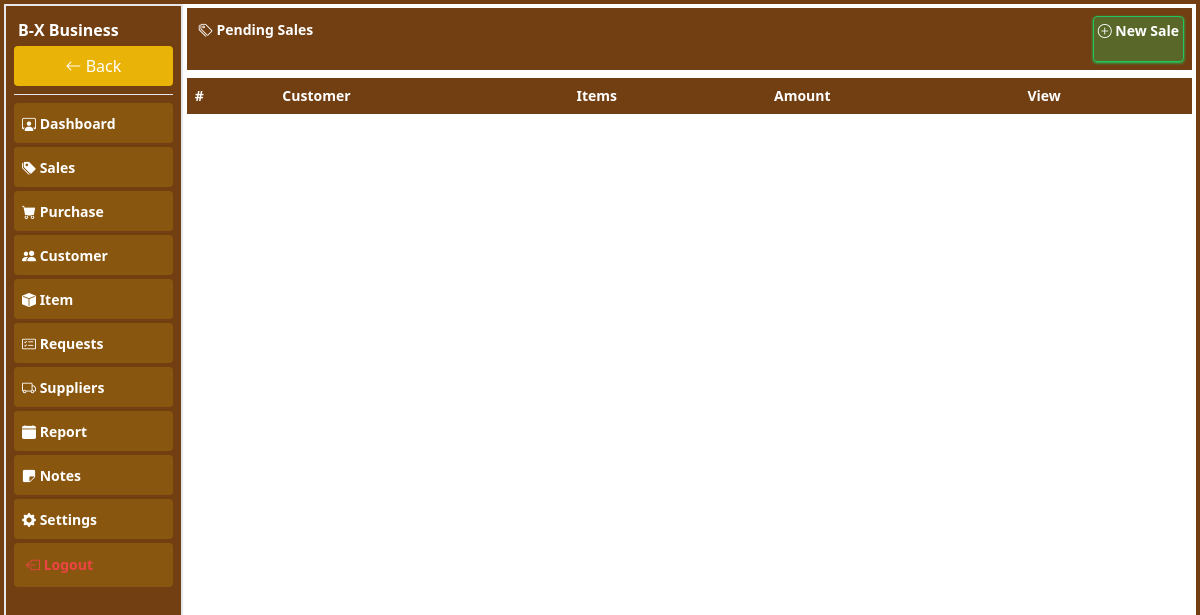
Before: /pages/pendingsales (signed in) with the older database file.
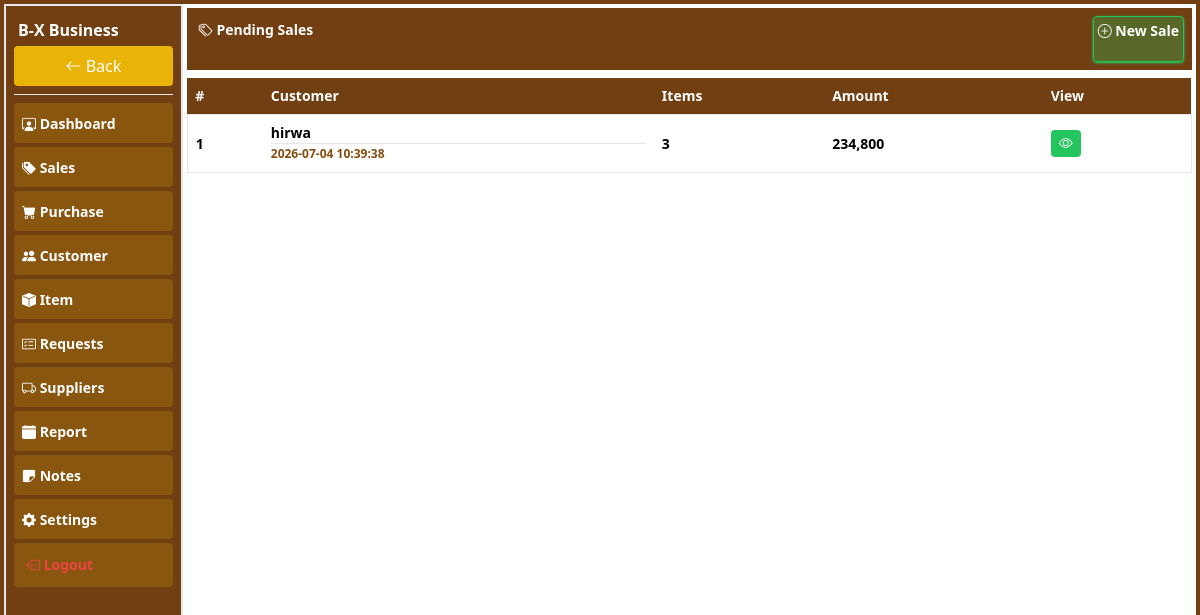
After: the same page with the newer database file.
### tables this page shows
CREATE TABLE `customer` (
  `name` varchar(255) NOT NULL,
  `phone` text NOT NULL,
  `c_id` int(11) NOT NULL,
  `business` int(11) NOT NULL,
  `location` varchar(255) NOT NULL,
  `created_at` datetime NOT NULL DEFAULT current_timestamp()
);

### pages/pendingsales.php (the view, shortened to what this page needs)
<?php
include("connection.php");
?>
<!DOCTYPE html>
<html lang="en">
<head>
    <script src="../plugins/css/tailwindcss.js"></script>
    <link rel="stylesheet" href="../plugins/icons/bootstrap-icons.css">
</head>
<body>
    <div class="container-fluid h-[100%]">
        <div class="flex w-full p-2 bg-yellow-900 justify-between h-[8%]"><h1 class="text-white font-bold text-sm p-1"><i class="bi bi-tags"></i> Pending Sales</h1> <a href="add_sale" class="font-bold text-white p-2 md:p-1 border border-green-500 shadow shadow-green-500 rounded text-sm bg-green-500/30"><i class="bi bi-plus-circle"></i> New Sale</a></div>
        <div class="table-responsive w-full overflow-y-auto my-2 h-[92%]">
            <table class="w-full border-collapse [&_td]:p-2 text-sm font-bold [&_th]:text-left [&_th]:p-2">
                <thead class="bg-yellow-900 text-white text-sm stiky"><tr>
                    <th>#</th>
                    <th class="">Customer</th>
                    <th>Items</th>
                    <th>Amount</th>
                    <th class="text-right">View</th>
                </tr></thead>
                <tbody class="overflow-y-auto">
                    <?php
                    $no=0;
                    $business= $_SESSION['user'];
                    $select = $conn->prepare("SELECT customer.name, customer.c_id,min(orders.ordered_at) as ordered_at FROM customer, orders WHERE customer.business=? AND orders.business=? AND customer.c_id=orders.customer AND orders.status=0  group by customer.c_id order by ordered_at desc");
                    $select->bind_param("ii",$business,$business);
                    $select->execute();
                    $result=$select->get_result();
                    while ($a= $result->fetch_assoc()) {
                        $no++;
                        ?>
                        <tr class="border hover:bg-gray-200 rounded my-1">
                              <td><span class=""><?php echo $no ?></span></td>
                            <td>
                            <p class=""><?php echo $a['name'] ?></p>
                            <hr>
                            <p class="text-[12px] text-yellow-800 p-0 font-bold"><?php echo $a['ordered_at'] ?></p>
                        </td>
                            <td>
                            <?php
                            $selectitems = $conn->prepare("SELECT count(*) as total from orders where business=? and customer=? and status=0");
                            $selectitems->bind_param("ii",$business,$a['c_id']);
                            $selectitems->execute();
                            $items_result = $selectitems->get_result();
                            $items = $items_result->fetch_assoc();
                            echo htmlspecialchars($items['total']);
                            ?>
                        </td>
                            <td class="price">
                            <?php
                            $selectamount = $conn->prepare("SELECT sum(price * ord_quantity) as amount from orders where business=? and customer=? and status=0");
                            $selectamount->bind_param("ii",$business,$a['c_id']);
                            $selectamount->execute();
                            $amount_result = $selectamount->get_result();
                            $amount = $amount_result->fetch_assoc();
                            echo htmlspecialchars($amount['amount']);
                            ?>
                        </td>
                            <td class=""><a href="add_sale?customer=<?php echo $a['c_id']?>" class="text-white bg-green-500 rounded p-1 text-sm px-2"><i class="bi bi-eye"></i></a></td>
                        </tr>
                        <?php
                    }
                    ?>
                </tbody>
            </table>
        </div>
    </div>
</body>
</html>

### pages/index.php (shortened to what this page needs)
<?php
$page = $_GET['url'] ?? 'dashboard';
?>
<!DOCTYPE html>
<html lang="en">
<head>
    <script src="../plugins/css/tailwindcss.js"></script>
    <link rel="stylesheet" href="../plugins/icons/bootstrap-icons.css">
</head>
<body class="p-0">
    <form action="" method="post" enctype="multipart/form-data">
    <div class="container-fluid bg-yellow-900 relative h-[100vh] p-1 w-full">
        <div class=" flex w-full h-[92%] md:h-[100%] p-0 m-auto">
            <div class="left hidden md:block bg-yellow-900 h-[100%] w-[15%] border border-2 p-2">
                <h1 class="text-white font-bold p-1">
                    <?php echo $_SESSION['business'] ?>
                </h1>
                 <div class="links overflow-y-auto flex-column h-[90%] [&_p]:w-full [&_p]:bg-yellow-500/20 [&_p]:p-2 [&_p]:rounded [&_p]:my-1 [&_a]:w-full [&_a]:text-white [&_a]:font-bold [&_a]:text-sm">
                     <button type="button" onclick="goback()" class="bg-yellow-500 text-white p-2 rounded w-full"> <i class="bi bi-arrow-left"></i> Back</button>
                <hr class="text-white my-2">
                       <p class="<?= $page=='dashboard' ? 'border-yellow-500 text-green-500 border border-2' : 'border-white text-white' ?>"> <a href="dashboard" class=""><i class="bi bi-person-workspace"></i> Dashboard</a></p>
                        <p class="<?= $page=='sales' ? 'border-yellow-500 text-green-500 border border-2' : 'border-white text-white' ?>"><a href="sales"><i class="bi bi-tags-fill"></i> Sales</a></p>
                        <p class="<?= $page=='purchase' ? 'border-yellow-500 text-green-500 border border-2' : 'border-white text-white' ?>"><a href="purchase"><i class="bi bi-cart-fill"></i> Purchase</a></p>
                        <p class="<?= $page=='customer' ? 'border-yellow-500 text-green-500 border border-2' : 'border-white text-white' ?>"><a href="customer"><i class="bi bi-people-fill"></i> Customer</a></p>
                        <p class="<?= $page=='item' ? 'border-yellow-500 text-green-500 border border-2' : 'border-white text-white' ?>"><a href="item"><i class="bi bi-box-fill"></i> Item</a></p>
                        <p class="<?= $page=='request_orders' ? 'border-yellow-500 text-green-500 border border-2' : 'border-white text-white' ?>"><a href="request_orders"><i class="bi bi-card-checklist"></i> Requests</a></p>
                        <p class="<?= $page=='supplier' ? 'border-yellow-500 text-green-500 border border-2' : 'border-white text-white' ?>"><a href="supplier"><i class="bi bi-truck"></i> Suppliers</a></p>
                        <p class="<?= $page=='report' ? 'border-yellow-500 text-green-500 border border-2' : 'border-white text-white' ?>"><a href="report"><i class="bi bi-calendar-fill"></i> Report</a></p>
                        <p class="<?= $page=='notes' ? 'border-yellow-500 text-green-500 border border-2' : 'border-white text-white' ?>"><a href="notes"><i class="bi bi-sticky-fill"></i> Notes</a></p>
                        <p class="<?= $page=='setting' ? 'border-yellow-500 text-green-500 border border-2' : 'border-white text-white' ?>"><a href="setting"><i class="bi bi-gear-fill"></i> Settings</a></p>
                         <p class=""><button type="button" onclick="logouts()" name="logout" class="text-bold text-sm p-1 text-red-500 font-bold"><i class="bi bi-box-arrow-left"></i> Logout</button></p>
                </div>
            </div>
            <div class="right w-[100%] md:w-[85%] bg-white p-1 h-[100%] md:h-[100%] overflow-y-auto pb-3">
                <?php
            $file = $page.".php";
            if (file_exists($file)) {
                include ($file);
            }
            else {
                echo "not Fount";
            }
            ?>
            </div>
        </div>
    </div>
 </form>
</body>
</html>

Changed rows visible on the page:
added customer: name "hirwa", ordered_at "2026-07-04 10:39:38", total "3", amount "234,800"
